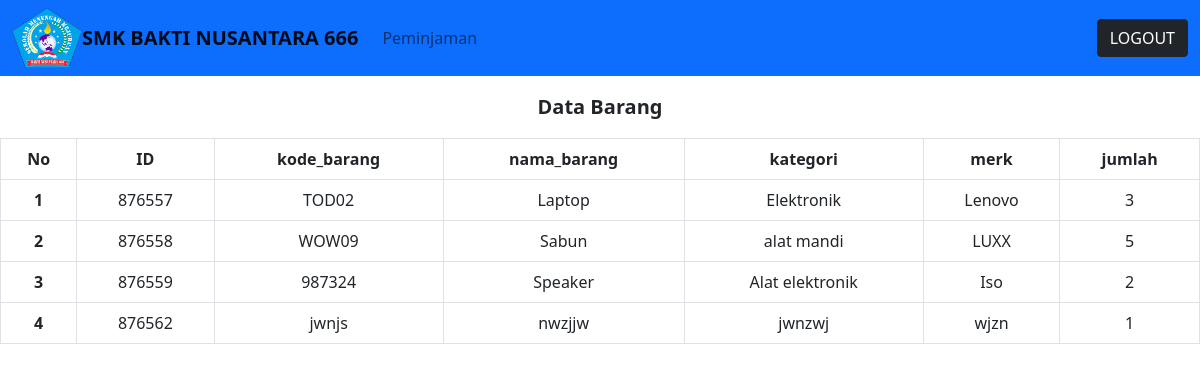
Screenshot of /user.php with the database file from the repository.
### tables this page shows
CREATE TABLE `barang` (
  `id` int(20) NOT NULL,
  `kode_brg` varchar(50) NOT NULL,
  `nama_brg` varchar(225) NOT NULL,
  `kategori` varchar(20) NOT NULL,
  `merk` varchar(20) NOT NULL,
  `jumlah` int(20) NOT NULL
);

### user.php (the view, shortened to what this page needs)
<?php
  include_once("database.php");
?>
<!doctype html>
<html lang="en">
  <head>
    <link href="https://cdn.jsdelivr.net/npm/bootstrap@5.0.2/dist/css/bootstrap.min.css" rel="stylesheet">
  </head>
  <body>
  <nav class="navbar navbar-expand-lg navbar-light bg-primary">
  <div class="container-fluid">
    <img src="logo-bn666.png" alt="" style="width: 70px; ">
    <a class="navbar-brand" href="#" style="padding-start: 100px;"><strong>SMK BAKTI NUSANTARA 666</strong></a>
    <div class="collapse navbar-collapse" id="navbarText">
      <ul class="navbar-nav me-auto mb-2 mb-lg-0">
        <li class="nav-item">
          <a class="nav-link" href="#">Peminjaman</a>
        </li>
      </ul>
      <div class="btn-group">
  <a href="login.php" class="btn btn-dark">LOGOUT</a>
</div>
    </div>
  </div>
</nav>
<figure class="text-center mt-3">
            <blockquote class="blockquote">
                <p><strong>Data Barang</strong></p>
            </blockquote>
<table class="table table-hover table-bordered">
            <thead>
                <tr>
                    <th scope="col">No</th>
                    <th scope="col">ID</th>
                    <th scope="col">kode_barang</th>
                    <th scope="col">nama_barang</th>
                    <th scope="col">kategori</th>
                    <th scope="col">merk</th>
                    <th scope="col">jumlah</th>
                </tr>
            </thead>
            <tbody>
                <?php
                $query = "SELECT * FROM barang";
                $sql = mysqli_query($connect, $query);
                $no = 1;
                while ($data = mysqli_fetch_array($sql)) {
                    ?>
                    <tr>
                        <th scope="row">
                            <?php echo $no ?>
                        </th>
                        <td>
                            <?php echo $data['id']; ?>
                        </td>
                        <td>
                            <?php echo $data['kode_brg']; ?>
                        </td>
                        <td>
                            <?php echo $data['nama_brg']; ?>
                        </td>
                        <td>
                            <?php echo $data['kategori']; ?>
                        </td>
                        <td>
                            <?php echo $data['merk']; ?>
                        </td>
                        <td>
                            <?php echo $data['jumlah']; ?>
                        </td>
                    </tr>
                    <?php
                    $no++;
                } ?>
  </body>
</html>

### rows the page displays
barang: id "876557", kode_brg "TOD02", nama_brg "Laptop", kategori "Elektronik", merk "Lenovo", jumlah "3"
barang: id "876558", kode_brg "WOW09", nama_brg "Sabun", kategori "alat mandi", merk "LUXX", jumlah "5"
barang: id "876559", kode_brg "987324", nama_brg "Speaker", kategori "Alat elektronik", merk "Iso", jumlah "2"
barang: id "876562", kode_brg "jwnjs", nama_brg "nwzjjw", kategori "jwnzwj", merk "wjzn", jumlah "1"
